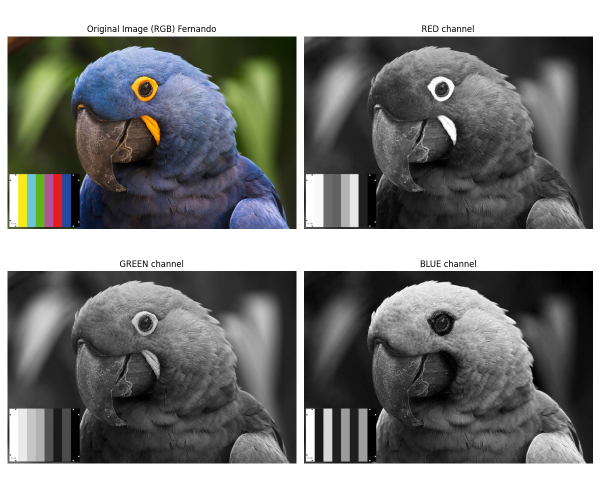
#> input picture parrot.jpg, 1200 x 1000 px, given in place of robot_view.png, which was not available (shown at 1/2 size)
$ python task-a.py
#> lines starting #> are read from the running program, lines starting #| are printed output that depends on the picture; pictures that were not available may be replaced by others from this repository, and a replacement may not be noted
import os
import cv2
import numpy as np

HERE = os.path.dirname(os.path.abspath(__file__))

img_path = os.path.join(HERE, "robot_view.png")
img = cv2.imread(img_path)
#> img is the input picture: shape (1000, 1200, 3); mean B, G, R 125.4, 127, 126.1
if img is None:
    print("robot_view.png not found")
    raise SystemExit(1)

b, g, r = cv2.split(img)

r_img = cv2.cvtColor(r, cv2.COLOR_GRAY2BGR)
g_img = cv2.cvtColor(g, cv2.COLOR_GRAY2BGR)
b_img = cv2.cvtColor(b, cv2.COLOR_GRAY2BGR)

W, H = 420, 300
img = cv2.resize(img, (W, H))
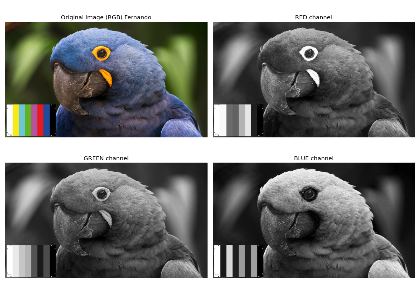
#> img: shape (300, 420, 3); mean B, G, R 125.8, 127.4, 126.4
r_img = cv2.resize(r_img, (W, H))
#> r_img: shape (300, 420, 3)
g_img = cv2.resize(g_img, (W, H))
#> g_img: shape (300, 420, 3)
b_img = cv2.resize(b_img, (W, H))
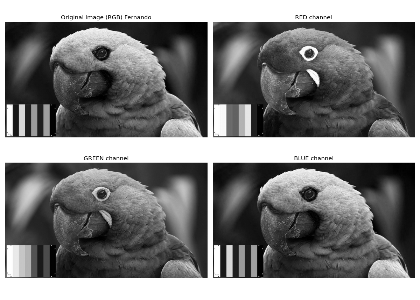
#> b_img: shape (300, 420, 3); min 0, max 255, mean 125.8

def add_title(im, title):
#> called with title = 'Original Image - Galib'
    bar_h = 40
    bar = np.full((bar_h, im.shape[1], 3), 245, dtype=np.uint8)
    cv2.putText(bar, title, (12, 27),
                cv2.FONT_HERSHEY_SIMPLEX, 0.8, (30, 30, 30), 2, cv2.LINE_AA)
    out = np.vstack((bar, im))
    out = cv2.copyMakeBorder(out, 3, 3, 3, 3, cv2.BORDER_CONSTANT, value=(0, 0, 0))
#> out: shape (346, 426, 3)
    return out

orig_panel = add_title(img, "Original Image - Galib")
red_panel = add_title(r_img, "Red Channel")
green_panel = add_title(g_img, "Green Channel")
blue_panel = add_title(b_img, "Blue Channel")
#> call 4 of add_title, with title = 'Blue Channel'
#> in add_title (call 4), `out = cv2.copyMakeBorder(out, 3, 3, 3, 3, cv2.BORDER_CONSTANT, value=(..`:
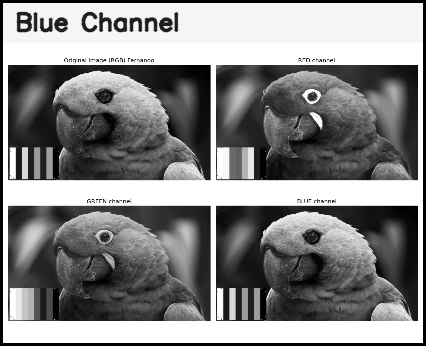
#> out: shape (346, 426, 3); min 0, max 255, mean 133.4

top = np.hstack((orig_panel, red_panel))
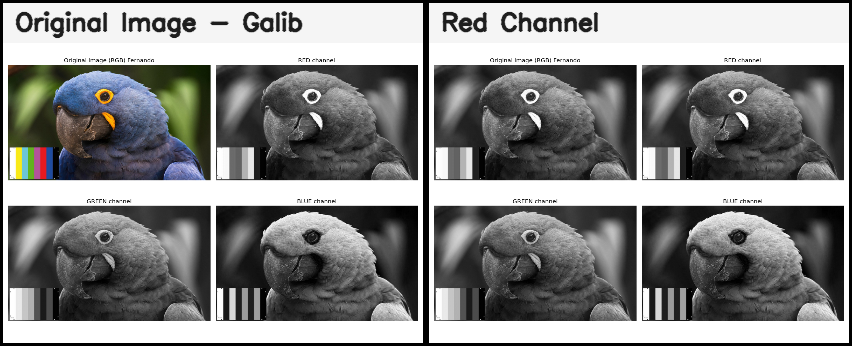
#> top: shape (346, 852, 3); mean of channels 0, 1, 2 133.1, 133.8, 133.4; drawn as B, G, R
bottom = np.hstack((green_panel, blue_panel))
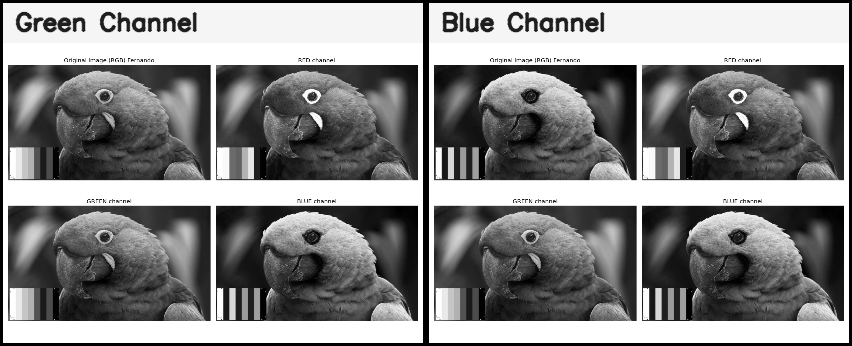
#> bottom: shape (346, 852, 3); min 0, max 255, mean 134
grid = np.vstack((top, bottom))
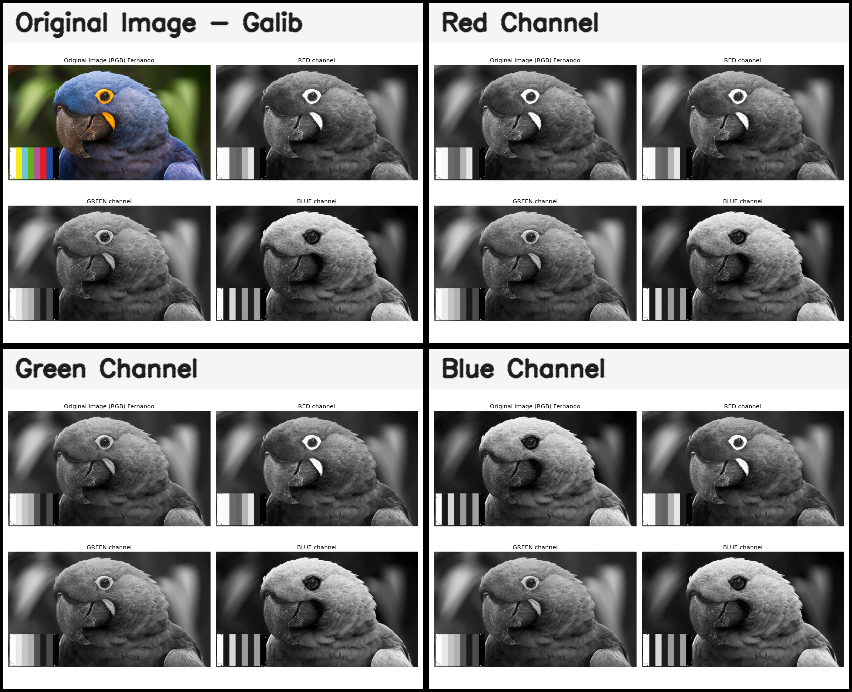
#> grid: shape (692, 852, 3); mean of channels 0, 1, 2 133.6, 133.9, 133.7; drawn as B, G, R

grid = cv2.copyMakeBorder(grid, 15, 15, 15, 15, cv2.BORDER_CONSTANT, value=(255, 255, 255))
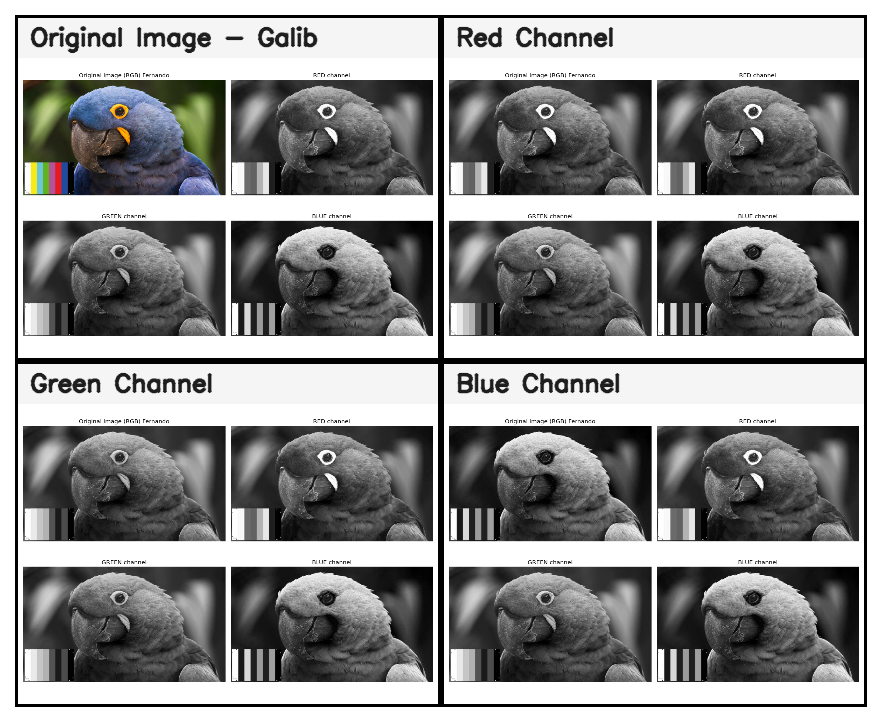
#> grid: shape (722, 882, 3); mean of channels 0, 1, 2 142.6, 142.9, 142.7; drawn as B, G, R

out_path = os.path.join(HERE, "taskA_grid.png")
cv2.imwrite(out_path, grid)

cv2.imshow("Task A Output", grid)
cv2.waitKey(0)
cv2.destroyAllWindows()
